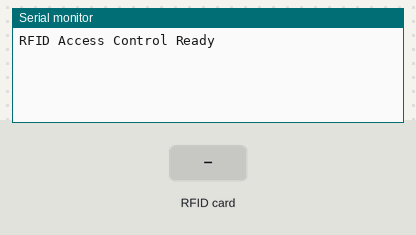
The sketch below on a simulated Arduino Uno, built with avr-gcc and run on an emulated ATmega328P. Parts: the last lines printed to the serial monitor. The test bench sets the inputs (shaded band).

Above: at 1.2 s.
1.3 s: RFID card 17 4C 31 07 held to the reader
At 1.6 s:
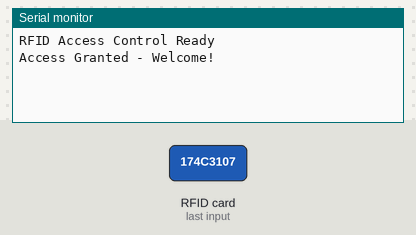
2.8 s: RFID card 5E 7A 19 C4 held to the reader
At 4.1 s:
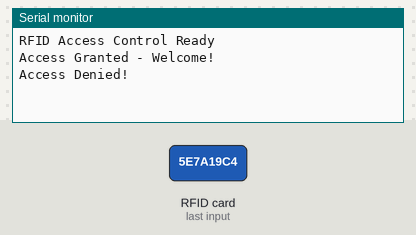

Measured:
- after the input at 1.3 s, the serial monitor: prints a new line at once (image 1)
- after the input at 2.8 s, the serial monitor: prints a new line at once (image 2)

The sketch:

TP13_RFID_RC522_Access_Control.ino
```cpp
#include <SPI.h>
#include <MFRC522.h>

#define SS_PIN 10
#define RST_PIN 9

MFRC522 rfid(SS_PIN, RST_PIN);

// UID dyal Tag can access
const byte allowedUID[4] = {
  0x17, 0x4C, 0x31, 0x07
};

void setup() {
  Serial.begin(9600);
  SPI.begin();
  rfid.PCD_Init();

  Serial.println("RFID Access Control Ready");
}

void loop() {
  if (!rfid.PICC_IsNewCardPresent()) {
    return;
  }

  if (!rfid.PICC_ReadCardSerial()) {
    return;
  }

  bool authorized = true;

  // Seul un UID de quatre octets identique à celui autorisé est accepté.
  if (rfid.uid.size != 4) {
    authorized = false;
  } else {
    for (byte i = 0; i < 4; i++) {
      if (rfid.uid.uidByte[i] != allowedUID[i]) {
        authorized = false;
        break;
      }
    }
  }

  if (authorized) {
    Serial.println("Access Granted - Welcome!");
  } else {
    Serial.println("Access Denied!");
  }

  // Place la carte au repos et désactive le chiffrement du lecteur après le traitement.
  rfid.PICC_HaltA();
  rfid.PCD_StopCrypto1();

  delay(1000);
}
```
